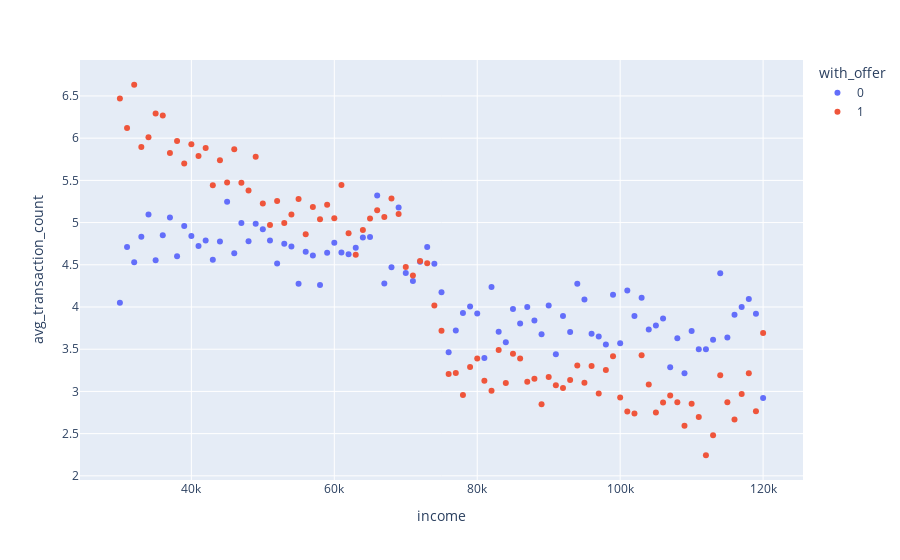

Notebook cell for this chart:
### Code cell
px.scatter(income_data, x='income', y='avg_transaction_count', 
           color='with_offer')
